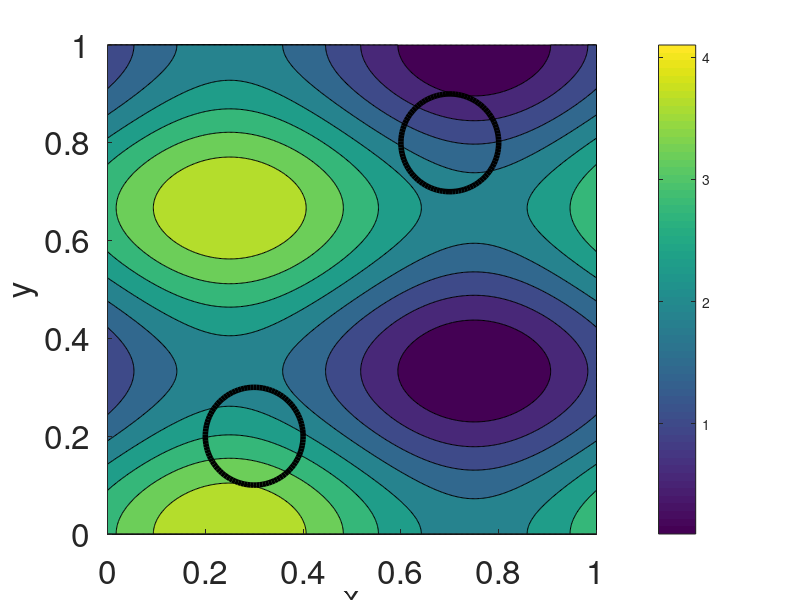
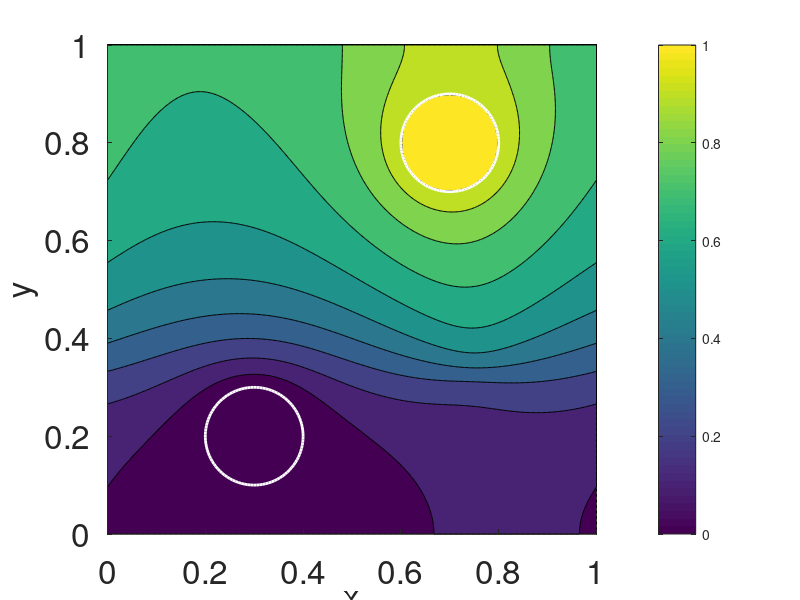
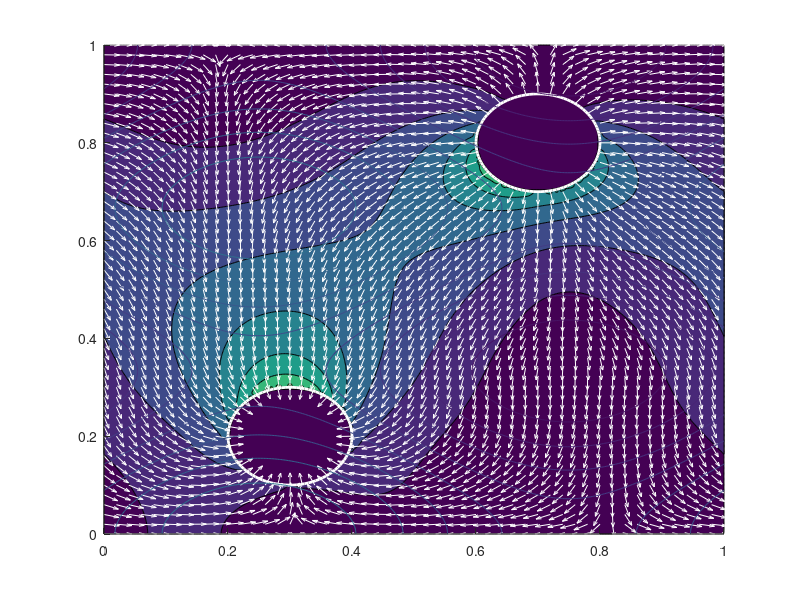

These charts were generated, in order, by the following MATLAB code: (Note: this script raises an error after producing the figures.)
function elpot()
% Solves grad * (a(x,y) * grad u) = 0 on [0,1]^2\(B union C)
% BC's: u(0,y) = u(1,y), u_x(0,y) = u_x(1,y); 
% u_y(x,0) = u_y(x,1) = 0;
% u = 0 in B, u = 1 in C


n = 401;
xaux = linspace(0,1,n);
[x,y] = meshgrid(xaux,xaux);
u = zeros(n);
ny = n;
nx = n - 1;
hx = 1/nx;
hy = 1/(ny - 1);
aaux = 2.1 + sin(2*pi*x) + cos(3*pi*y);
a = aaux(:,1 : nx);
nxy = nx*ny;

cN = 0.5*(a + circshift(a,[1 0]))/(hy^2);
cS = 0.5*(a + circshift(a,[-1 0]))/(hy^2);
cW = 0.5*(a + circshift(a,[0 1]))/(hx^2);
cE = 0.5*(a + circshift(a,[0 -1]))/(hx^2);
cP = -(cE + cW + cN + cS);
% Conversion to column vectors
cn = cN(:); cs = cS(:); cw = cW(:); ce = cE(:); cp = cP(:);

% First set up the mathrix A without taking care of B and C
A = spdiags([circshift(cw,[-ny 0]),circshift(cn,[-1 0]),cp,...
    circshift(cs,[1 0]),circshift(ce,[ny 0])],[-ny,-1,0,1,ny],nxy,nxy);
% Take care of the Neumann BCs: u_y(x,0) = u_y(x,1) = 0
for j = 1 : nx - 1 
    A(ny*j,ny*j - 1) = A(ny*j,ny*j - 1) + A(ny*j,ny*j + 1);
    A(ny*j,ny*j + 1) = 0;
    A(ny*j + 1,ny*j + 2) = A(ny*j + 1,ny*j + 2) + A(ny*j + 1,ny*j);
    A(ny*j + 1,ny*j) = 0;
end
A(1,2) = A(1,2) + cn(1);
A(nxy,nxy - 1) = A(nxy,nxy - 1) + cs(nxy);
% Take care of the periodic BCs: u(0,y) = u(1,y), u_x(0,y) = u_x(1,y);
A1 = spdiags(circshift(ce,[-nxy + ny, 0]),-nxy + ny,nxy,nxy);
A2 = spdiags(circshift(cw,[nxy - ny, 0]),nxy - ny,nxy,nxy);
A = A + A1 + A2;

% Take care of B and C
% Regions B and C are balls centered at (x1,y1) and (x2,y2) of radii r1 and
% r2 respectively
x1 = 0.3;
y1 = 0.2;
r1 = 0.1;
x2 = 0.7;
y2 = 0.8;
r2 = 0.1;
iB = find((x - x1).^2 + (y - y1).^2 < r1^2); % indices of mesh points lying in B
iC = find((x - x2).^2 + (y - y2).^2 < r2^2); % indices of mesh points lying in C

% Set the RHS due to the BC's at C
uc = zeros(nxy,1);
uc(iC) = 1;
rhs = -A*uc;
% Remove rows and columns corresponding to iBC
iBC = [iB;iC];
inBC = [1 : nxy]';
inBC(iBC) = []; % indices of mesh points not in B and not in C
A(:,iBC) = [];
A(iBC,:) = [];
rhs(iBC) = [];

% Solution
uaux = A\rhs;
ucol = zeros(nxy,1);
ucol(inBC) = uaux;
ucol(iC) = 1;
ucol(iB) = 0;
u1 = reshape(ucol,ny,nx);
u = zeros(ny,nx + 1);
u(:,1 : nx) = u1;
u(:,nx + 1) = u1(:,1);

% Plot the conductivity, the solution, and the current;
figure(1);
clf;
hold on;
ma = max(max(aaux));
mi = min(min(aaux));
contourf(xaux,xaux,aaux,linspace(mi,ma,10));
t = linspace(0,2*pi,100);
plot(x1 + r1*cos(t),y1 + r1*sin(t),'k','Linewidth',4);
plot(x2 + r2*cos(t),y2 + r2*sin(t),'k','Linewidth',4);
colorbar;
set(gca,'DataAspectRatio',[1,1,1],'Fontsize',24);
xlabel('x','Fontsize',24);
ylabel('y','Fontsize',24);
%
figure(2);
clf;
hold on;
contourf(xaux,xaux,u,[0:0.1:1]);
t = linspace(0,2*pi,100);
plot(x1 + r1*cos(t),y1 + r1*sin(t),'w','Linewidth',2);
plot(x2 + r2*cos(t),y2 + r2*sin(t),'w','Linewidth',2);
colorbar
set(gca,'DataAspectRatio',[1,1,1],'Fontsize',24);
xlabel('x','Fontsize',24);
ylabel('y','Fontsize',24);

%
figure(3);
clf;
hold on;
curx = zeros(ny,nx + 1);
cury = zeros(ny,nx + 1);
curx(:,1 : nx) = a.*(0.5*(circshift(u1,[0 -1]) - circshift(u1,[0 1]))/hx);
cury(:,1 : nx) = a.*(0.5*(circshift(u1,[-1 0]) - circshift(u1,[1 0]))/hy);
curx(:,nx + 1) = curx(:,1);
cury(:,nx + 1) = cury(:,1);
cury(1,:) = 0;
cury(ny,:) = 0;
curx = -curx;
cury = -cury;
ecur = sqrt(curx.^2 + cury.^2);
ecmax = max(max(ecur));
contourf(xaux,xaux,ecur,linspace(0,ecmax,10));
plot(x1 + r1*cos(t),y1 + r1*sin(t),'w','Linewidth',2);
plot(x2 + r2*cos(t),y2 + r2*sin(t),'w','Linewidth',2);
ix = [1 : 8 : nx];
iy = [1 : 8 : ny];
ac = sqrt(curx(iy,ix).^2 + cury(iy,ix).^2 + 1e-12);
quiver(x(iy,ix),y(iy,ix),curx(iy,ix)./ac,cury(iy,ix)./ac,'color','w')
contour(xaux,xaux,aaux,linspace(mi,ma,10),'color','k');
colorbar
set(gca,'DataAspectRatio',[1,1,1],'Fontsize',24);
xlabel('x','Fontsize',24);
ylabel('y','Fontsize',24);
caxis([mi ma]);
end


